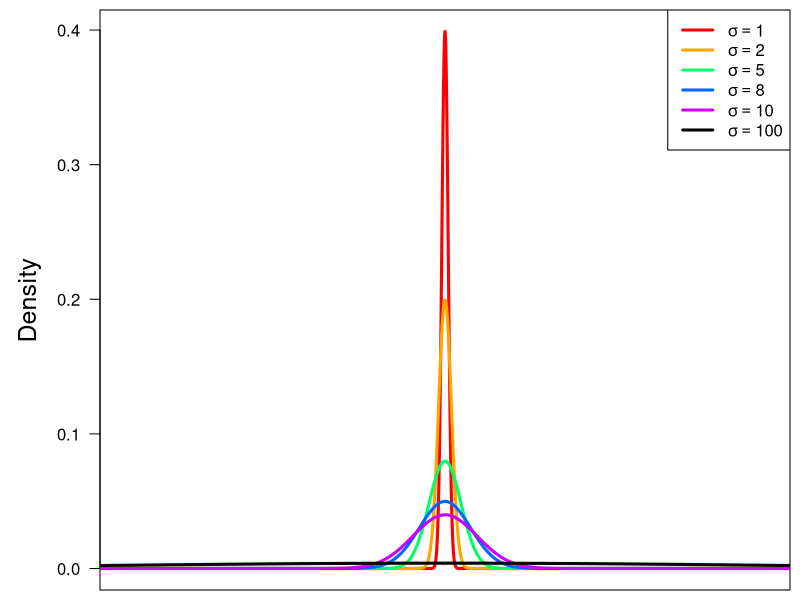
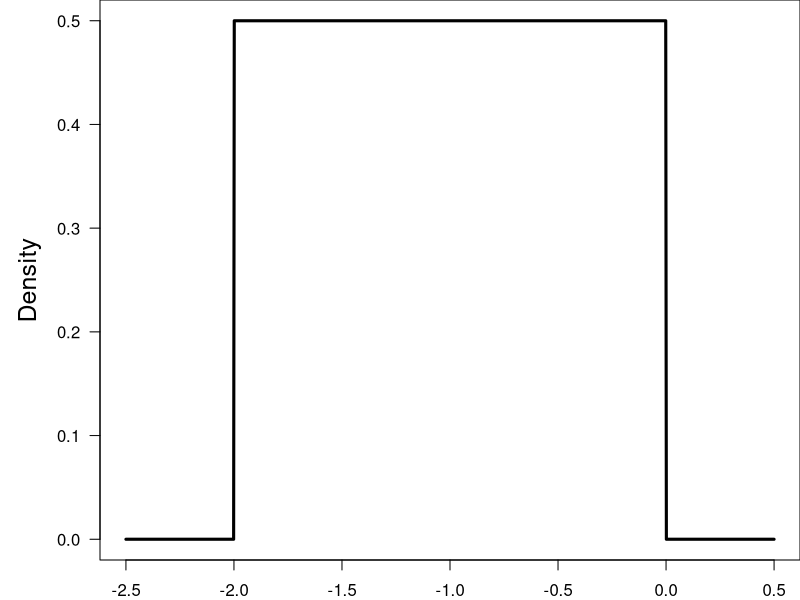
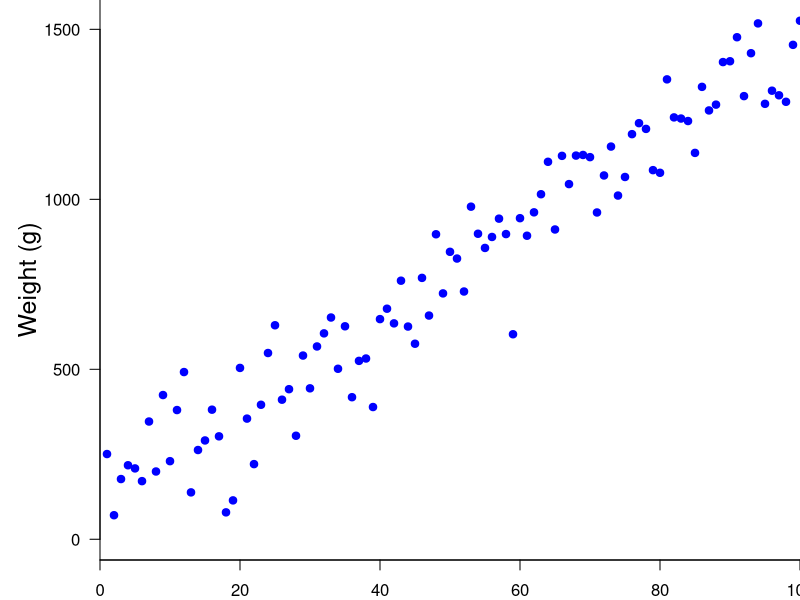
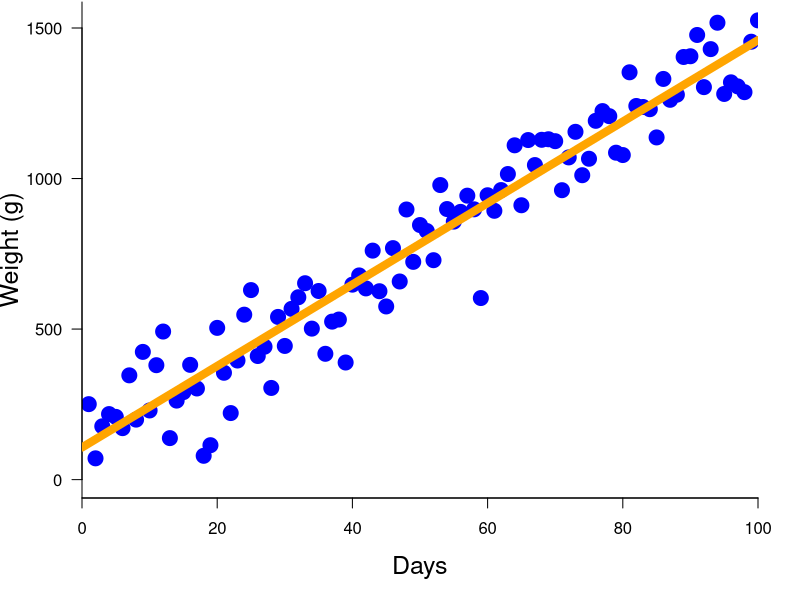
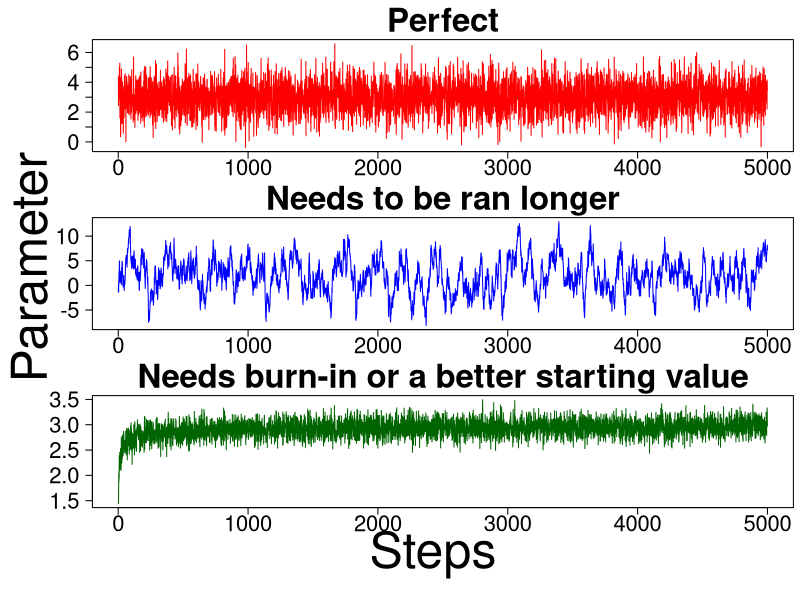
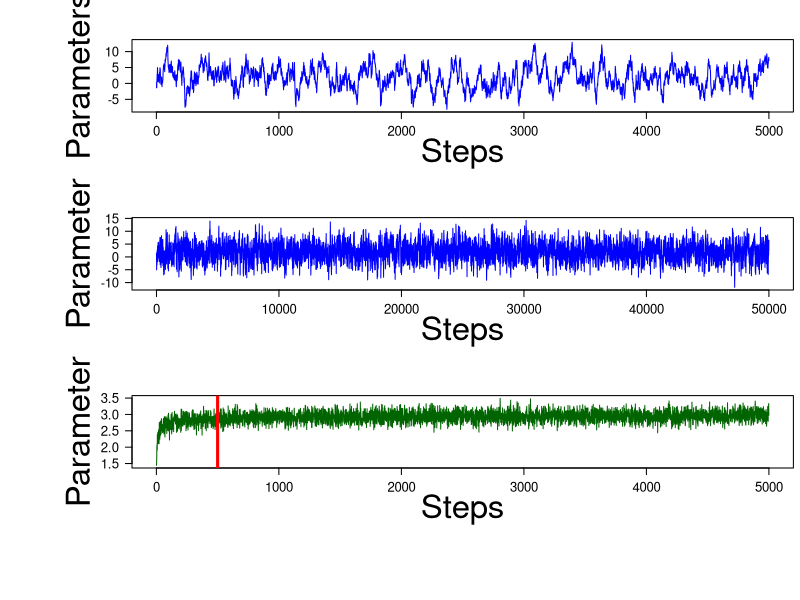
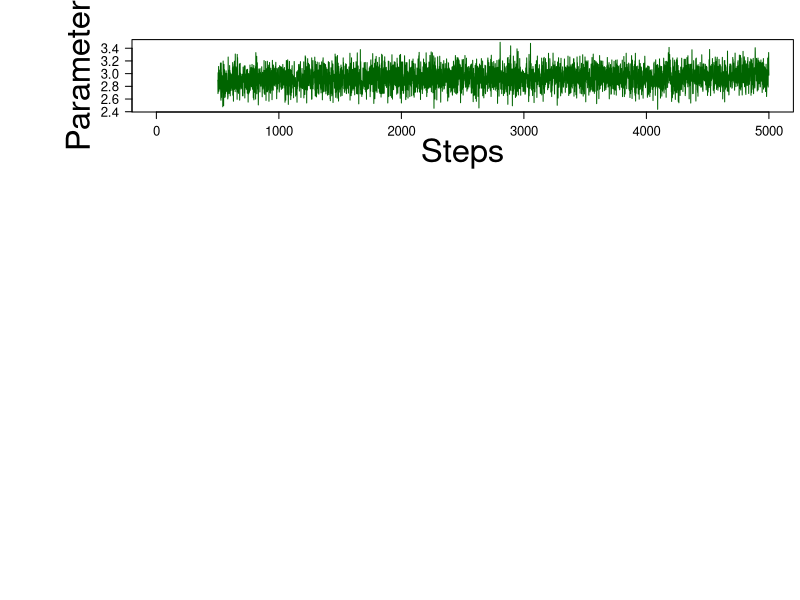

Generate these figures, in order, with R:
## ---- chunk 1
par(mar=c(0.5,5,0.5,0.5))
couleur<-rainbow(5)
curve(dnorm, -100, 100, n = 10000, col = couleur[1], xaxt = "n",
      xlab = "", ylab = "Density", las = 1, cex.lab=1.5, lwd = 3)
curve(dnorm(x,mean = 0, sd = 2), -1000, 1000, add=TRUE,
      n=10000, col="orange", lwd = 3)
curve(dnorm(x,mean = 0, sd = 5), -1000, 1000, add=TRUE,
      n=10000,col=couleur[3], lwd = 3)
curve(dnorm(x,mean = 0, sd = 8), -1000, 1000, add=TRUE,
      n=10000,col=couleur[4], lwd = 3)
curve(dnorm(x,mean = 0, sd = 10), -1000, 1000, add=TRUE,
      n=10000,col=couleur[5], lwd = 3)
curve(dnorm(x,mean = 0, sd = 100), -1000, 1000, add=TRUE,
      n=10000, lwd = 3)
legend("topright",legend=c(expression(sigma==1),
                           expression(sigma==2),
                           expression(sigma==5),
                           expression(sigma==8),
                           expression(sigma==10),
                           expression(sigma==100)),col=c(couleur[1],
                                                   "orange",
                                                   couleur[3:5],
                                                   "black"),
       lty=1, lwd=3)
## ---- chunk 2
par(mar=c(2,5,0,0))
curve(dunif(x,min = -2, max = 0), n=1000, -2.5, 0.5, xlab = "",
      ylab = "Density", las = 1, cex.lab=1.5, lwd = 3)
## ---- chunk 3
set.seed(42)
x <- 1:100
#x <- seq(0.25, 1.36, length = 40)
y <- rnorm(length(x), 100 + x * 13.6, sd = 100)

plot(x,y,
     bty ="L",
     las = 1,
     xlab = "Days",
     ylab = "Weight (g)",
     pch = 19, 
     col = " blue",
     xaxs = "i",
     xlim = c(0,100),
     ylim = range(0,y),
     cex.lab = 1.5)

reg <- lm(y ~ x)
## ---- chunk 4
par(mar = c(5.1, 4.1, 0.1, 2.1))

plot(x,y,
     bty ="L",
     las = 1,
     xlab = "Days",
     ylab = "Weight (g)",
     pch = 19, 
     col = " blue",
     xaxs = "i",
     xlim = c(0,100),
     ylim = range(0,y),
     cex.lab = 1.5,
     cex = 2)

abline(reg = reg, col = "orange", lwd = 8)
## ---- chunk 5
set.seed(42) # The answer !
par(mfrow=c(3,1),mar=c(2,2,3,0.5),oma=c(5,5,0,0))

perfect <- rnorm(5000,mean=3)
plot(perfect,type="l", ylab="",xlab="",las=1,cex.axis=2, col= "red")
title("Perfect",cex.main=3)

auto <- as.vector(arima.sim(n=5000,list(ar=c(0.95)),mean=0.1))
plot(auto,type="l", ylab="",xlab="",las=1,cex.axis=2, col= "blue")
title("Needs to be ran longer",cex.main=3)

burn <- 3/(1+(1:5000)^(-0.5))+rnorm(5000,sd=0.15)
plot(burn,type="l", ylab="",xlab="",las=1,cex.axis=2, col= "darkgreen")
title("Needs burn-in or a better starting value",cex.main=3)

mtext("Steps",side=1,cex=3,outer=TRUE,line=1.75)
mtext("Parameter",side=2,cex=3,outer=TRUE,line=1.25)
## ---- chunk 6
set.seed(42) # The answer !
par(mar=c(5,5,3,0.5))

plot(auto, type = "l", xlab = "Steps",  ylab = "Parameters", 
     las=1, cex.axis = 1.2, cex.lab = 3, col= "blue")
## ---- chunk 7
par(mar=c(5,5,3,0.5))

autoLong <- as.vector(arima.sim(n=50000,list(ar=c(0.95)),mean=0.1))
plot(autoLong, type = "l", xlab = "Steps", 
     ylab = "Parameter", las = 1, cex.axis = 1.2, cex.lab = 3, 
     col = "blue")
#plot(autoLong[seq(10,50000,by=10)], type = "l", xlab = "Steps", 
#     ylab = "Parameter", las = 1, cex.axis = 1.2, cex.lab = 3, 
#     col = "blue")
## ---- chunk 8
par(mar=c(5,5,3,0.5))

plot(burn, type = "l", xlab = "Steps",  ylab = "Parameter", 
     las=1, cex.axis = 1.2, cex.lab = 3, col= "darkgreen")

abline(v=500,col="red",lwd=3)
## ---- chunk 9
par(mar=c(5,5,3,0.5))

burnin<-burn
burnin[1:500]<-NA

plot(burnin, type = "l", xlab = "Steps",
     ylab = "Parameter", las=1, cex.axis = 1.2, cex.lab = 3, 
     col= "darkgreen")
